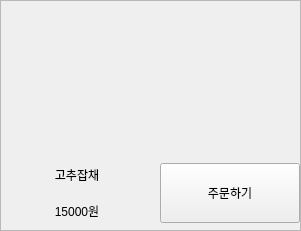
            <widget class="QFrame" name="frame_14">
             <property name="minimumSize">
              <size>
               <width>301</width>
               <height>231</height>
              </size>
             </property>
             <property name="maximumSize">
              <size>
               <width>301</width>
               <height>231</height>
              </size>
             </property>
             <property name="frameShape">
              <enum>QFrame::StyledPanel</enum>
             </property>
             <property name="frameShadow">
              <enum>QFrame::Raised</enum>
             </property>
             <widget class="QWidget" name="verticalLayoutWidget_18">
              <property name="geometry">
               <rect>
                <x>0</x>
                <y>0</y>
                <width>302</width>
                <height>228</height>
               </rect>
              </property>
              <layout class="QVBoxLayout" name="verticalLayout_41">
               <item>
                <widget class="QLabel" name="label_59">
                 <property name="minimumSize">
                  <size>
                   <width>300</width>
                   <height>150</height>
                  </size>
                 </property>
                 <property name="maximumSize">
                  <size>
                   <width>300</width>
                   <height>150</height>
                  </size>
                 </property>
                 <property name="text">
                  <string/>
                 </property>
                 <property name="pixmap">
                  <pixmap>../img/고추잡채.jpg</pixmap>
                 </property>
                 <property name="scaledContents">
                  <bool>true</bool>
                 </property>
                </widget>
               </item>
               <item>
                <layout class="QHBoxLayout" name="horizontalLayout_21">
                 <item>
                  <layout class="QVBoxLayout" name="verticalLayout_42">
                   <item>
                    <widget class="QLabel" name="label_60">
                     <property name="minimumSize">
                      <size>
                       <width>150</width>
                       <height>30</height>
                      </size>
                     </property>
                     <property name="maximumSize">
                      <size>
                       <width>150</width>
                       <height>30</height>
                      </size>
                     </property>
                     <property name="layoutDirection">
                      <enum>Qt::LeftToRight</enum>
                     </property>
                     <property name="text">
                      <string>고추잡채</string>
                     </property>
                     <property name="alignment">
                      <set>Qt::AlignCenter</set>
                     </property>
                    </widget>
                   </item>
                   <item>
                    <widget class="QLabel" name="label_61">
                     <property name="minimumSize">
                      <size>
                       <width>150</width>
                       <height>30</height>
                      </size>
                     </property>
                     <property name="maximumSize">
                      <size>
                       <width>150</width>
                       <height>30</height>
                      </size>
                     </property>
                     <property name="text">
                      <string>15000원</string>
                     </property>
                     <property name="alignment">
                      <set>Qt::AlignCenter</set>
                     </property>
                    </widget>
                   </item>
                  </layout>
                 </item>
                 <item>
                  <widget class="QPushButton" name="selectButton_11">
                   <property name="minimumSize">
                    <size>
                     <width>140</width>
                     <height>60</height>
                    </size>
                   </property>
                   <property name="maximumSize">
                    <size>
                     <width>140</width>
                     <height>60</height>
                    </size>
                   </property>
                   <property name="styleSheet">
                    <string notr="true">QPushButton:pressed {
    background-color: grey;  /* 버튼을 눌렀을 때 배경색 */
    color: white;            /* 버튼을 눌렀을 때 글자색 */
}</string>
                   </property>
                   <property name="text">
                    <string>주문하기</string>
                   </property>
                  </widget>
                 </item>
                </layout>
               </item>
              </layout>
             </widget>
            </widget>
